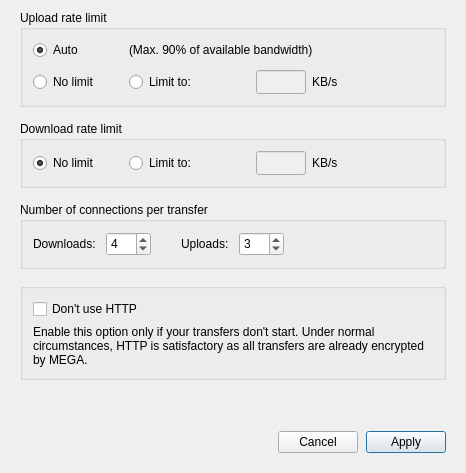
<?xml version="1.0" encoding="UTF-8"?>
<ui version="4.0">
 <class>BandwidthSettings</class>
 <widget class="QDialog" name="BandwidthSettings">
  <property name="windowModality">
   <enum>Qt::WindowModal</enum>
  </property>
  <property name="geometry">
   <rect>
    <x>0</x>
    <y>0</y>
    <width>466</width>
    <height>473</height>
   </rect>
  </property>
  <property name="sizePolicy">
   <sizepolicy hsizetype="Preferred" vsizetype="Maximum">
    <horstretch>0</horstretch>
    <verstretch>0</verstretch>
   </sizepolicy>
  </property>
  <property name="windowTitle">
   <string>Bandwidth</string>
  </property>
  <property name="modal">
   <bool>true</bool>
  </property>
  <layout class="QVBoxLayout" name="BandwidthSettingsLayout">
   <property name="spacing">
    <number>14</number>
   </property>
   <property name="leftMargin">
    <number>20</number>
   </property>
   <property name="topMargin">
    <number>10</number>
   </property>
   <property name="rightMargin">
    <number>20</number>
   </property>
   <property name="bottomMargin">
    <number>20</number>
   </property>
   <item>
    <widget class="QGroupBox" name="gBandwidth">
     <property name="layoutDirection">
      <enum>Qt::LeftToRight</enum>
     </property>
     <property name="title">
      <string>Upload rate limit</string>
     </property>
     <layout class="QFormLayout" name="gBandwidthLayout">
      <property name="sizeConstraint">
       <enum>QLayout::SetMinimumSize</enum>
      </property>
      <property name="rowWrapPolicy">
       <enum>QFormLayout::DontWrapRows</enum>
      </property>
      <property name="labelAlignment">
       <set>Qt::AlignLeading|Qt::AlignLeft|Qt::AlignVCenter</set>
      </property>
      <property name="formAlignment">
       <set>Qt::AlignLeading|Qt::AlignLeft|Qt::AlignTop</set>
      </property>
      <property name="horizontalSpacing">
       <number>30</number>
      </property>
      <property name="verticalSpacing">
       <number>10</number>
      </property>
      <property name="leftMargin">
       <number>10</number>
      </property>
      <property name="topMargin">
       <number>10</number>
      </property>
      <property name="rightMargin">
       <number>10</number>
      </property>
      <property name="bottomMargin">
       <number>10</number>
      </property>
      <item row="1" column="0">
       <widget class="QRadioButton" name="rUploadNoLimit">
        <property name="sizePolicy">
         <sizepolicy hsizetype="Minimum" vsizetype="Preferred">
          <horstretch>0</horstretch>
          <verstretch>0</verstretch>
         </sizepolicy>
        </property>
        <property name="minimumSize">
         <size>
          <width>0</width>
          <height>0</height>
         </size>
        </property>
        <property name="maximumSize">
         <size>
          <width>16777215</width>
          <height>16777215</height>
         </size>
        </property>
        <property name="focusPolicy">
         <enum>Qt::StrongFocus</enum>
        </property>
        <property name="text">
         <string>No limit</string>
        </property>
        <property name="checked">
         <bool>false</bool>
        </property>
       </widget>
      </item>
      <item row="1" column="1">
       <widget class="QWidget" name="wUploadLimit" native="true">
        <property name="layoutDirection">
         <enum>Qt::LeftToRight</enum>
        </property>
        <layout class="QHBoxLayout" name="horizontalLayout_7">
         <property name="spacing">
          <number>6</number>
         </property>
         <property name="leftMargin">
          <number>0</number>
         </property>
         <property name="topMargin">
          <number>0</number>
         </property>
         <property name="rightMargin">
          <number>0</number>
         </property>
         <property name="bottomMargin">
          <number>0</number>
         </property>
         <item>
          <widget class="QRadioButton" name="rUploadLimit">
           <property name="sizePolicy">
            <sizepolicy hsizetype="Minimum" vsizetype="Preferred">
             <horstretch>0</horstretch>
             <verstretch>0</verstretch>
            </sizepolicy>
           </property>
           <property name="focusPolicy">
            <enum>Qt::StrongFocus</enum>
           </property>
           <property name="text">
            <string>Limit to:</string>
           </property>
          </widget>
         </item>
         <item>
          <widget class="QLineEdit" name="eUploadLimit">
           <property name="enabled">
            <bool>false</bool>
           </property>
           <property name="sizePolicy">
            <sizepolicy hsizetype="MinimumExpanding" vsizetype="Preferred">
             <horstretch>0</horstretch>
             <verstretch>0</verstretch>
            </sizepolicy>
           </property>
           <property name="minimumSize">
            <size>
             <width>40</width>
             <height>24</height>
            </size>
           </property>
           <property name="maximumSize">
            <size>
             <width>50</width>
             <height>24</height>
            </size>
           </property>
           <property name="layoutDirection">
            <enum>Qt::LeftToRight</enum>
           </property>
           <property name="frame">
            <bool>true</bool>
           </property>
           <property name="alignment">
            <set>Qt::AlignRight|Qt::AlignTrailing|Qt::AlignVCenter</set>
           </property>
          </widget>
         </item>
         <item>
          <widget class="QLabel" name="lUploadLimit">
           <property name="sizePolicy">
            <sizepolicy hsizetype="Preferred" vsizetype="Maximum">
             <horstretch>0</horstretch>
             <verstretch>0</verstretch>
            </sizepolicy>
           </property>
           <property name="minimumSize">
            <size>
             <width>20</width>
             <height>0</height>
            </size>
           </property>
           <property name="focusPolicy">
            <enum>Qt::StrongFocus</enum>
           </property>
           <property name="text">
            <string>KB/s</string>
           </property>
          </widget>
         </item>
        </layout>
       </widget>
      </item>
      <item row="0" column="0">
       <widget class="QRadioButton" name="rUploadAutoLimit">
        <property name="sizePolicy">
         <sizepolicy hsizetype="Minimum" vsizetype="Preferred">
          <horstretch>0</horstretch>
          <verstretch>0</verstretch>
         </sizepolicy>
        </property>
        <property name="minimumSize">
         <size>
          <width>0</width>
          <height>0</height>
         </size>
        </property>
        <property name="maximumSize">
         <size>
          <width>16777215</width>
          <height>16777215</height>
         </size>
        </property>
        <property name="focusPolicy">
         <enum>Qt::StrongFocus</enum>
        </property>
        <property name="styleSheet">
         <string notr="true"/>
        </property>
        <property name="text">
         <string>Auto</string>
        </property>
        <property name="checked">
         <bool>true</bool>
        </property>
       </widget>
      </item>
      <item row="0" column="1">
       <widget class="QLabel" name="label">
        <property name="text">
         <string>(Max. 90% of available bandwidth)</string>
        </property>
       </widget>
      </item>
     </layout>
    </widget>
   </item>
   <item>
    <widget class="QGroupBox" name="gDownloadBandwidth">
     <property name="sizePolicy">
      <sizepolicy hsizetype="Preferred" vsizetype="Maximum">
       <horstretch>0</horstretch>
       <verstretch>0</verstretch>
      </sizepolicy>
     </property>
     <property name="title">
      <string>Download rate limit</string>
     </property>
     <layout class="QFormLayout" name="gDownloadBandwidthLayout">
      <property name="rowWrapPolicy">
       <enum>QFormLayout::DontWrapRows</enum>
      </property>
      <property name="labelAlignment">
       <set>Qt::AlignLeading|Qt::AlignLeft|Qt::AlignVCenter</set>
      </property>
      <property name="formAlignment">
       <set>Qt::AlignLeading|Qt::AlignLeft|Qt::AlignTop</set>
      </property>
      <property name="horizontalSpacing">
       <number>30</number>
      </property>
      <property name="verticalSpacing">
       <number>0</number>
      </property>
      <property name="leftMargin">
       <number>10</number>
      </property>
      <property name="topMargin">
       <number>10</number>
      </property>
      <property name="rightMargin">
       <number>10</number>
      </property>
      <property name="bottomMargin">
       <number>10</number>
      </property>
      <item row="0" column="0">
       <widget class="QRadioButton" name="rDownloadNoLimit">
        <property name="sizePolicy">
         <sizepolicy hsizetype="Minimum" vsizetype="Preferred">
          <horstretch>0</horstretch>
          <verstretch>0</verstretch>
         </sizepolicy>
        </property>
        <property name="minimumSize">
         <size>
          <width>0</width>
          <height>0</height>
         </size>
        </property>
        <property name="maximumSize">
         <size>
          <width>16777215</width>
          <height>16777215</height>
         </size>
        </property>
        <property name="focusPolicy">
         <enum>Qt::StrongFocus</enum>
        </property>
        <property name="text">
         <string>No limit</string>
        </property>
        <property name="checked">
         <bool>true</bool>
        </property>
       </widget>
      </item>
      <item row="0" column="1">
       <widget class="QWidget" name="wDownloadLimit" native="true">
        <layout class="QHBoxLayout" name="wDownloadLimitLayout">
         <property name="leftMargin">
          <number>0</number>
         </property>
         <property name="topMargin">
          <number>0</number>
         </property>
         <property name="rightMargin">
          <number>0</number>
         </property>
         <property name="bottomMargin">
          <number>0</number>
         </property>
         <item>
          <widget class="QRadioButton" name="rDownloadLimit">
           <property name="sizePolicy">
            <sizepolicy hsizetype="Minimum" vsizetype="Preferred">
             <horstretch>0</horstretch>
             <verstretch>0</verstretch>
            </sizepolicy>
           </property>
           <property name="focusPolicy">
            <enum>Qt::TabFocus</enum>
           </property>
           <property name="text">
            <string>Limit to:</string>
           </property>
          </widget>
         </item>
         <item>
          <widget class="QLineEdit" name="eDownloadLimit">
           <property name="enabled">
            <bool>false</bool>
           </property>
           <property name="sizePolicy">
            <sizepolicy hsizetype="MinimumExpanding" vsizetype="Preferred">
             <horstretch>0</horstretch>
             <verstretch>0</verstretch>
            </sizepolicy>
           </property>
           <property name="minimumSize">
            <size>
             <width>40</width>
             <height>24</height>
            </size>
           </property>
           <property name="maximumSize">
            <size>
             <width>50</width>
             <height>24</height>
            </size>
           </property>
           <property name="layoutDirection">
            <enum>Qt::LeftToRight</enum>
           </property>
           <property name="frame">
            <bool>true</bool>
           </property>
           <property name="alignment">
            <set>Qt::AlignRight|Qt::AlignTrailing|Qt::AlignVCenter</set>
           </property>
          </widget>
         </item>
         <item>
          <widget class="QLabel" name="lDownloadLimit">
           <property name="sizePolicy">
            <sizepolicy hsizetype="Preferred" vsizetype="Maximum">
             <horstretch>0</horstretch>
             <verstretch>0</verstretch>
            </sizepolicy>
           </property>
           <property name="minimumSize">
            <size>
             <width>20</width>
             <height>0</height>
            </size>
           </property>
           <property name="focusPolicy">
            <enum>Qt::StrongFocus</enum>
           </property>
           <property name="text">
            <string>KB/s</string>
           </property>
          </widget>
         </item>
        </layout>
       </widget>
      </item>
     </layout>
    </widget>
   </item>
   <item>
    <widget class="QGroupBox" name="wTransferConnections">
     <property name="sizePolicy">
      <sizepolicy hsizetype="Preferred" vsizetype="Maximum">
       <horstretch>0</horstretch>
       <verstretch>0</verstretch>
      </sizepolicy>
     </property>
     <property name="title">
      <string>Number of connections per transfer</string>
     </property>
     <layout class="QFormLayout" name="formLayout">
      <property name="fieldGrowthPolicy">
       <enum>QFormLayout::FieldsStayAtSizeHint</enum>
      </property>
      <property name="horizontalSpacing">
       <number>30</number>
      </property>
      <property name="leftMargin">
       <number>10</number>
      </property>
      <property name="topMargin">
       <number>10</number>
      </property>
      <property name="rightMargin">
       <number>10</number>
      </property>
      <property name="bottomMargin">
       <number>10</number>
      </property>
      <item row="0" column="0">
       <layout class="QHBoxLayout" name="dlLayout">
        <property name="spacing">
         <number>10</number>
        </property>
        <item>
         <widget class="QLabel" name="lDownloadConnections">
          <property name="text">
           <string>Downloads:</string>
          </property>
         </widget>
        </item>
        <item>
         <widget class="QSpinBox" name="eMaxDownloadConnections">
          <property name="minimumSize">
           <size>
            <width>45</width>
            <height>24</height>
           </size>
          </property>
          <property name="maximumSize">
           <size>
            <width>16777215</width>
            <height>24</height>
           </size>
          </property>
          <property name="alignment">
           <set>Qt::AlignLeading|Qt::AlignLeft|Qt::AlignVCenter</set>
          </property>
          <property name="minimum">
           <number>1</number>
          </property>
          <property name="maximum">
           <number>6</number>
          </property>
          <property name="value">
           <number>4</number>
          </property>
         </widget>
        </item>
       </layout>
      </item>
      <item row="0" column="1">
       <layout class="QHBoxLayout" name="ulLayout">
        <property name="spacing">
         <number>10</number>
        </property>
        <item>
         <widget class="QLabel" name="lUploadConnections">
          <property name="text">
           <string>Uploads:</string>
          </property>
         </widget>
        </item>
        <item>
         <widget class="QSpinBox" name="eMaxUploadConnections">
          <property name="minimumSize">
           <size>
            <width>45</width>
            <height>24</height>
           </size>
          </property>
          <property name="maximumSize">
           <size>
            <width>16777215</width>
            <height>24</height>
           </size>
          </property>
          <property name="alignment">
           <set>Qt::AlignLeading|Qt::AlignLeft|Qt::AlignVCenter</set>
          </property>
          <property name="minimum">
           <number>1</number>
          </property>
          <property name="maximum">
           <number>6</number>
          </property>
          <property name="value">
           <number>3</number>
          </property>
         </widget>
        </item>
       </layout>
      </item>
     </layout>
    </widget>
   </item>
   <item>
    <widget class="QGroupBox" name="gUseHttps">
     <layout class="QVBoxLayout" name="gUseHttpsLayout">
      <property name="sizeConstraint">
       <enum>QLayout::SetMinimumSize</enum>
      </property>
      <property name="leftMargin">
       <number>10</number>
      </property>
      <property name="topMargin">
       <number>10</number>
      </property>
      <property name="rightMargin">
       <number>10</number>
      </property>
      <property name="bottomMargin">
       <number>10</number>
      </property>
      <item>
       <widget class="QCheckBox" name="cbUseHttps">
        <property name="text">
         <string>Don't use HTTP</string>
        </property>
       </widget>
      </item>
      <item>
       <widget class="QLabel" name="lUseHttps">
        <property name="sizePolicy">
         <sizepolicy hsizetype="Preferred" vsizetype="Fixed">
          <horstretch>0</horstretch>
          <verstretch>0</verstretch>
         </sizepolicy>
        </property>
        <property name="text">
         <string>Enable this option only if your transfers don't start. Under normal circumstances, HTTP is satisfactory as all transfers are already encrypted by MEGA.</string>
        </property>
        <property name="wordWrap">
         <bool>true</bool>
        </property>
       </widget>
      </item>
     </layout>
    </widget>
   </item>
   <item>
    <spacer name="verticalSpacer">
     <property name="orientation">
      <enum>Qt::Vertical</enum>
     </property>
     <property name="sizeHint" stdset="0">
      <size>
       <width>20</width>
       <height>20</height>
      </size>
     </property>
    </spacer>
   </item>
   <item>
    <widget class="QWidget" name="buttonBox" native="true">
     <property name="sizePolicy">
      <sizepolicy hsizetype="Preferred" vsizetype="Maximum">
       <horstretch>0</horstretch>
       <verstretch>0</verstretch>
      </sizepolicy>
     </property>
     <layout class="QHBoxLayout" name="buttonBoxLayout">
      <property name="spacing">
       <number>8</number>
      </property>
      <property name="leftMargin">
       <number>0</number>
      </property>
      <property name="topMargin">
       <number>0</number>
      </property>
      <property name="rightMargin">
       <number>0</number>
      </property>
      <property name="bottomMargin">
       <number>0</number>
      </property>
      <item>
       <spacer name="horizontalSpacer_2">
        <property name="orientation">
         <enum>Qt::Horizontal</enum>
        </property>
        <property name="sizeHint" stdset="0">
         <size>
          <width>40</width>
          <height>20</height>
         </size>
        </property>
       </spacer>
      </item>
      <item>
       <widget class="QPushButton" name="bCancel">
        <property name="text">
         <string>Cancel</string>
        </property>
       </widget>
      </item>
      <item>
       <widget class="QPushButton" name="bUpdate">
        <property name="text">
         <string>Apply</string>
        </property>
        <property name="default">
         <bool>true</bool>
        </property>
       </widget>
      </item>
     </layout>
    </widget>
   </item>
  </layout>
 </widget>
 <tabstops>
  <tabstop>rUploadAutoLimit</tabstop>
  <tabstop>rUploadNoLimit</tabstop>
  <tabstop>rUploadLimit</tabstop>
  <tabstop>eUploadLimit</tabstop>
  <tabstop>lUploadLimit</tabstop>
  <tabstop>rDownloadNoLimit</tabstop>
  <tabstop>rDownloadLimit</tabstop>
  <tabstop>eDownloadLimit</tabstop>
  <tabstop>lDownloadLimit</tabstop>
  <tabstop>eMaxDownloadConnections</tabstop>
  <tabstop>eMaxUploadConnections</tabstop>
  <tabstop>cbUseHttps</tabstop>
  <tabstop>bCancel</tabstop>
  <tabstop>bUpdate</tabstop>
 </tabstops>
 <resources/>
 <connections/>
</ui>
